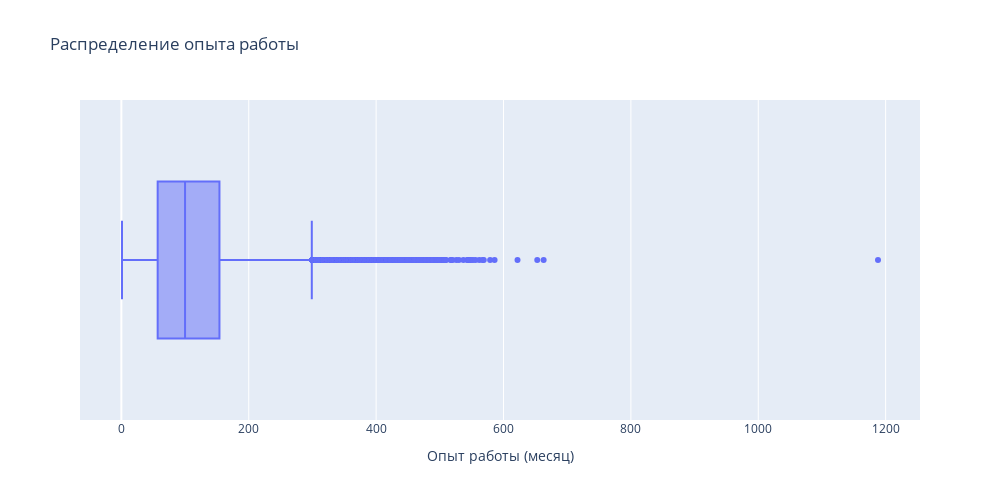

Notebook cell for this chart:
### Markdown cell above
2. Постройте распределение признака **"Опыт работы (месяц)"**. Опишите данное распределение, отвечая на следующие вопросы: чему равна мода распределения, каковы предельные значения признака, в каком примерном интервале находится опыт работы большинства соискателей? Есть ли аномалии для признака опыта работы, какие значения вы бы причислили к их числу?
*Совет: постройте гистограмму и коробчатую диаграмму рядом.*

### Code cell
px.histogram(data_frame=hh_data, x='Опыт работы (месяц)', height=500, width=1000, title='Распределение опыта работы')
px.box(data_frame=hh_data, x='Опыт работы (месяц)', height=500, width=1000, title='Распределение опыта работы')

### Figure 1 — Plotly figure (JSON) as saved in the notebook; plotly's stock layout.template omitted (floating-point values rounded to 4 significant figures; data arrays with more than 128 entries replaced by an {"elided": "..."} marker saying what was removed)
{"data": [{"alignmentgroup": "True", "hovertemplate": "Опыт работы (месяц)=%{x}<extra></extra>", "legendgroup": "", "marker": {"color": "#636efa"}, "name": "", "notched": false, "offsetgroup": "", "orientation": "h", "showlegend": false, "type": "box", "x": {"elided": "44744 int values"}, "x0": " ", "xaxis": "x", "y0": " ", "yaxis": "y"}], "layout": {"boxmode": "group", "height": 500, "legend": {"tracegroupgap": 0}, "title": {"text": "Распределение опыта работы"}, "width": 1000, "xaxis": {"anchor": "y", "domain": [0, 1], "title": {"text": "Опыт работы (месяц)"}}, "yaxis": {"anchor": "x", "domain": [0, 1]}}}
